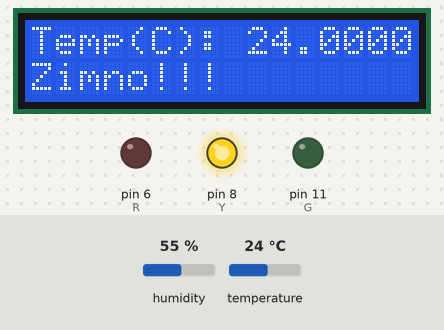
Recording of a sketch running on a simulated Arduino Uno, built with avr-gcc and run on an emulated ATmega328P. On the bench: 16×2 character LCD, output pins drawn as LEDs (lit = HIGH). Inputs (shaded band) come from the test bench; at power-on: temperature 24 °C, humidity 55 %. What the sketch prints to the serial monitor is not drawn.

Above: at 2.7 s.
2.8 s: temperature set to 28 °C
At 4.0 s:
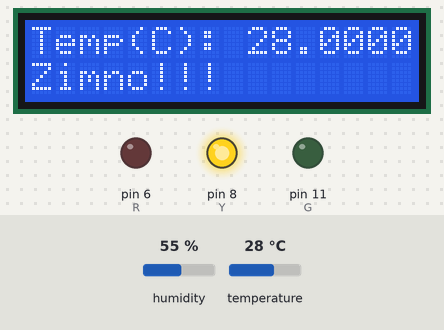
5.2 s: temperature set to 31 °C
At 6.9 s:
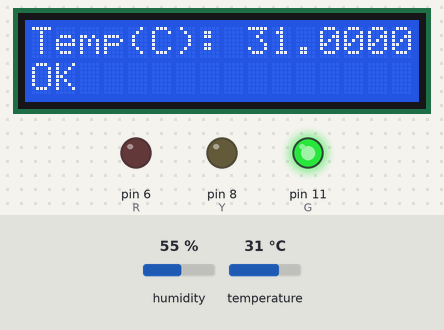
7.3 s: temperature set to 39 °C
At 8.3 s:
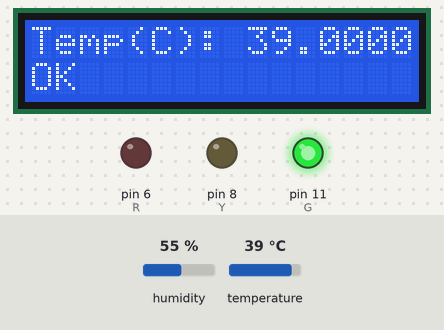
9.4 s: temperature set to 42 °C
At 11.2 s:
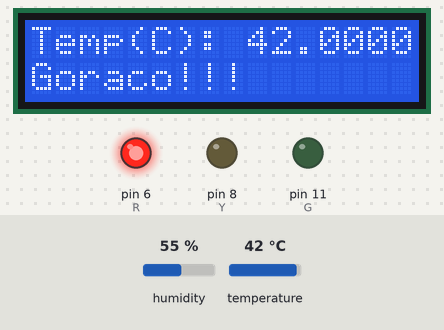
Timing chart, 0 to 12.7 s (numbered marks = the images above; inputs shaded):
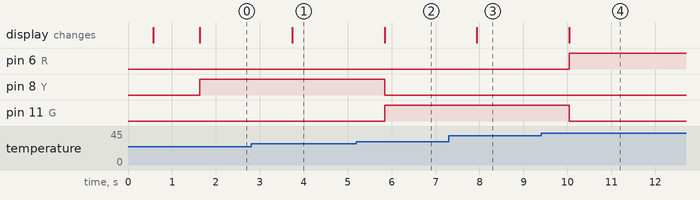

The sketch:

LCD_diodes_temperature.ino
```cpp
#include <dht11.h>
#include <LiquidCrystal_I2C.h> // LCD I2C library


dht11 DHT11;
LiquidCrystal_I2C lcd(0x27, 2, 1, 0, 4, 5, 6, 7, 3, POSITIVE);

#define DHT11PIN 2
#define G 11
#define Y 8
#define R 6

void setup()
{
  configLCD();
  configPins();
  Serial.begin(115200);
  Serial.println("Program testowy DHT11");
  Serial.println();
}

void loop()
{
  temp_humidity_Function();
  LCD_Temperature();
  delay(1000);
}


void LCD_Temperature()
{
  float tempNow = (float)DHT11.temperature;
  lcd.clear();
  lcd.setCursor(0, 0);
  lcd.print("Temp(C): ");
  lcd.println(tempNow, 4);
  lcd.setCursor(0, 1);
  if (tempNow > 40)
  {
    lcd.print("Goraco!!!");
    Serial.println("Goraco!!!");
    digitalWrite(R, HIGH);
    digitalWrite(G, LOW);
    digitalWrite(Y, LOW);
  }
  else if (tempNow < 30)
  {
    lcd.print("Zimno!!!");
    Serial.println("Zimno!!!");
    digitalWrite(R, LOW);
    digitalWrite(G, LOW);
    digitalWrite(Y, HIGH);
  }
  else
  {
    lcd.print("OK");
    Serial.println("OK");
    digitalWrite(R, LOW);
    digitalWrite(G, HIGH);
    digitalWrite(Y, LOW);
  }
}

void temp_humidity_Function()
{
  int chk = DHT11.read(DHT11PIN);

  Serial.print("Stan sensora: ");
  switch (chk)
  {
    case DHTLIB_OK:
      Serial.print("OK ");
      break;
    case DHTLIB_ERROR_CHECKSUM:
      Serial.println("Błąd sumy kontrolnej");
      break;
    case DHTLIB_ERROR_TIMEOUT:
      Serial.println("Koniec czasu oczekiwania - brak odpowiedzi");
      break;
    default:
      Serial.println("Nieznany błąd");
      break;
  }
  Serial.print("Wilgotnosc (%): ");
  Serial.print((float)DHT11.humidity, 2);
  Serial.print("  ");
  Serial.print("Temperatura (C): ");
  Serial.println((float)DHT11.temperature - 10, 2);


}

void configLCD()
{
  lcd.begin(16, 2);
  lcd.backlight();
  lcd.setCursor(0, 0);
  lcd.print("Hello!");
  delay(500);
  lcd.setCursor(0, 1);
  lcd.print("Test LCD");
  delay(1000);
  lcd.clear();
}

void configPins()
{
  pinMode(R, OUTPUT);
  pinMode(G, OUTPUT);
  pinMode(Y, OUTPUT);
}
```

Measured:
- the behaviour switches between 29 and 30 °C on temperature (found by bisection; images 1 and 2)
- the behaviour switches between 40 and 41 °C on temperature (found by bisection; images 3 and 4)
- after the input at 2.8 s, the display: changes after 0.94 s (image 1)
- after the input at 5.2 s, pin 8 (Y): HIGH → LOW after 0.65 s; pin 11 (G): LOW → HIGH after 0.65 s; the display: changes after 0.65 s (image 2)
- after the input at 7.3 s, the display: changes after 0.64 s (image 3)
- after the input at 9.4 s, pin 6 (R): LOW → HIGH after 0.64 s; pin 11 (G): HIGH → LOW after 0.64 s; the display: changes after 0.64 s (image 4)
